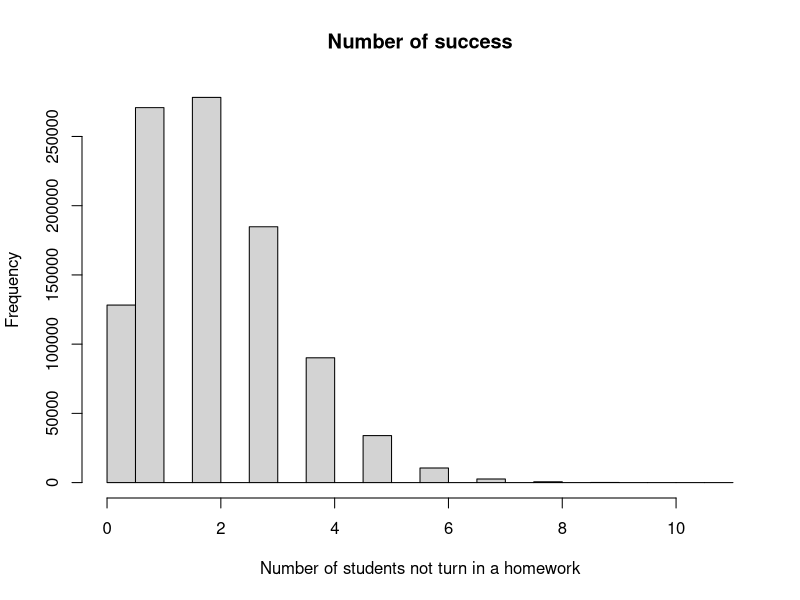
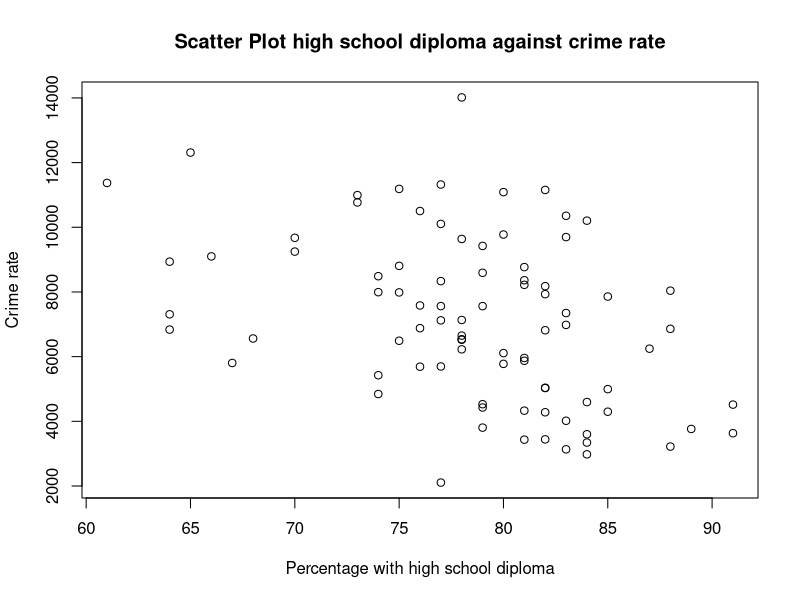
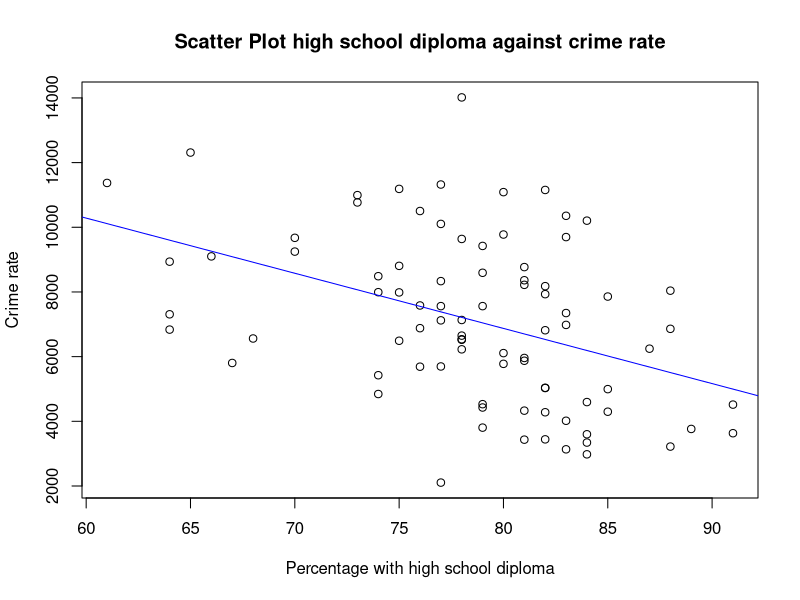
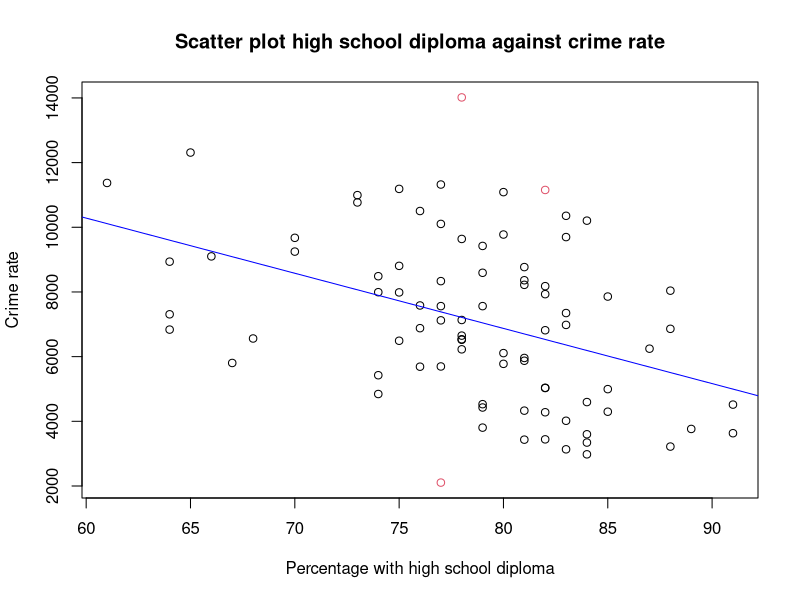
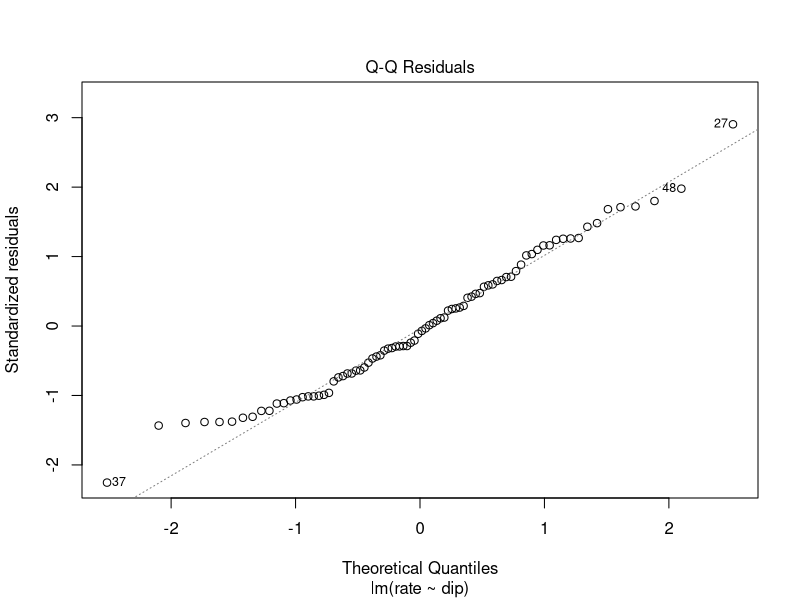
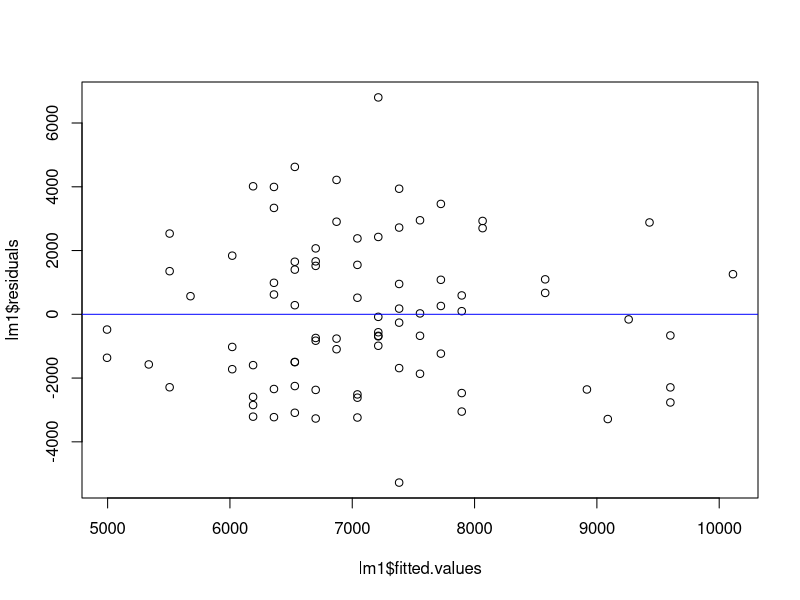
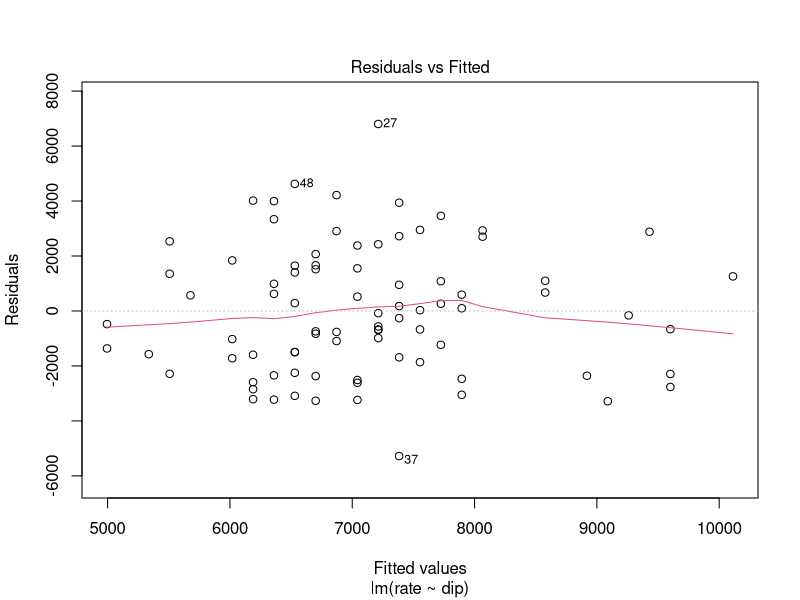

Write R code to recreate these figures, in order.
## ---- chunk 1
knitr::opts_chunk$set(echo = FALSE)
## ---- chunk 2
#Q1 (a)
OutputVector.Sd = function(InputVector){
  InputVector.mean = mean(InputVector)
  InputVector.sd = sd(InputVector)

  Y = (InputVector-InputVector.mean)/InputVector.sd
  return(sd(Y))
}

X = 1:100
OutputVector.Sd(X)

## ---- chunk 3
#Q1 (b)
OutputVector.Sd = function(InputVector){
  InputVector.mean = mean(X)
  InputVector.sd = sd(X)
  LowerBound = InputVector.mean - 2 * InputVector.sd
  UpperBound = InputVector.mean + 2 * InputVector.sd
  ResultVector=c(LowerBound,UpperBound)
  return(ResultVector) 
}

X = 1:100
OutputVector.Sd(X)

## ---- chunk 4
#Q1 (c)
OutputVector.Sd = function(InputVector){
  InputVector.mean = mean(InputVector)
  InputVector.sd = sd(InputVector)
  InputVector.UpperOutlierBound = InputVector.mean + 3 * InputVector.sd
  InputVector.LowerOutlierBound = InputVector.mean - 3 * InputVector.sd 
  InputVector.length = length(InputVector);

  int_count = 1;
  while (int_count != InputVector.length) {
    if (InputVector[int_count] > InputVector.UpperOutlierBound | InputVector[int_count] < InputVector.LowerOutlierBound) {
      InputVector = InputVector[-int_count];
    }
    if (InputVector[int_count] > InputVector.UpperOutlierBound) {
      InputVector = InputVector[-int_count];
    }
    int_count = int_count + 1;
  }
  return(InputVector)
}

X = c(1:100,200,300)
X
OutputVector.Sd(X)

## ---- chunk 5
#Q2 (a)
many.rolls = sample(c("H","T"), 20, replace = TRUE)
sum(many.rolls == "H")
prob.H = sum(many.rolls == "H") / length(many.rolls)
prob.H

## ---- chunk 6
#Q2 (b)
all.n = c(10, 100, 1000, 10000, 100000)

many.rolls = sapply(all.n,function(n){
  many.rolls = sample(c("H","T"), 20, replace = TRUE)
  length(many.rolls)
  sum(many.rolls == "H")
  prob.H = sum(many.rolls == "H") / length(many.rolls)
})

many.rolls

## ---- chunk 7
#Q2 (c)
simluation.error = abs(many.rolls - 0.5)
simluation.error

## ---- chunk 8
#Q3 (a)
values = as.character(1:7)
single.draw = sample(values, 7, replace = FALSE)
single.draw

## ---- chunk 9
#Q3 (b)
many.draws = sapply(1:100000,function(i){
  single.draw = sample(values, 7, replace = FALSE)
})
sum(many.draws[1,] == "1")

## ---- chunk 10
#Q3 (c)
sum(many.draws[1,] == "3" & many.draws[7,] == "7")

## ---- chunk 11
#Q3 (d)
all.orders = sapply(1:100000,function(i){
  paste(many.draws[,i],collapse = "") #For the ith column, collapse the vector into one character
})
length(unique(all.orders))

## ---- chunk 12
#Q4 (a)
single.run = sample(c("success","fail"), 40, replace = TRUE, prob = c(0.05, 0.95))
sum(single.run == "success")

## ---- chunk 13
#Q4 (b)
many.run = sapply(1:1000000,function(i){
  single.run = sample(c("success","fail"), 40, replace = TRUE, prob = c(0.05, 0.95))
  sum(single.run == "success")
})
hist(many.run, main = "Number of success", xlab = "Number of students not turn in a homework")

## ---- chunk 14
#Q4 (c)
the.mean = round( mean(many.run), digits = 4 )
the.mean
the.sd = round( sd(many.run), digits = 4 )
the.sd

## ---- chunk 15
#Q4 (d)
prob.d = round( mean(many.run == 0), digits = 4 )
prob.d

## ---- chunk 16
#Q4 (e)
prob.e = round( sum(many.run > 1) / length(many.run), digits = 4 )
prob.e

## ---- chunk 17
#Q4 (f)
round( median(many.run), digits = 2)

## ---- chunk 18
#Q5 (a)
data1 = read.csv("crime.csv") # ?read.csv
head(data1)
plot(data1$dip, data1$rate, xlab = "Percentage with high school diploma", ylab = "Crime rate",
     main = "Scatter Plot high school diploma against crime rate")

## ---- chunk 19
#Q5 (b)
r = cor(data1$dip, data1$rate) # correlation
sdx = sd(data1$dip) # standard deviation
sdy = sd(data1$rate)

betahat1 = r*sdy/sdx
betahat0 = mean(data1$rate) - betahat1*mean(data1$rate)

lm1 = lm(rate~dip, data = data1)
summary(lm1)

plot(data1$dip, data1$rate, xlab = "Percentage with high school diploma", ylab = "Crime rate",
     main = "Scatter Plot high school diploma against crime rate")
abline(lm1, col = "blue")
## ---- chunk 20
#Q5 (d)
colvec = 1:84 %in% c(27,37,48)
plot(data1$dip, data1$rate, xlab = "Percentage with high school diploma", ylab = "Crime rate",
     main = "Scatter plot high school diploma against crime rate", col = colvec+1)
abline(lm1, col = "blue")
#data1[c(27,37,48),]

## ---- chunk 21
#Q5 (e)
plot(lm1, which=2) # Another way

## ---- chunk 22
#Q5 (f)
plot(lm1$fitted.values, lm1$residuals)
abline(h = 0, col = "blue")
plot(lm1, which=1) # Another way

## ---- chunk 23
#Q5 (g)
confint(lm1, 'dip', level=0.95)

